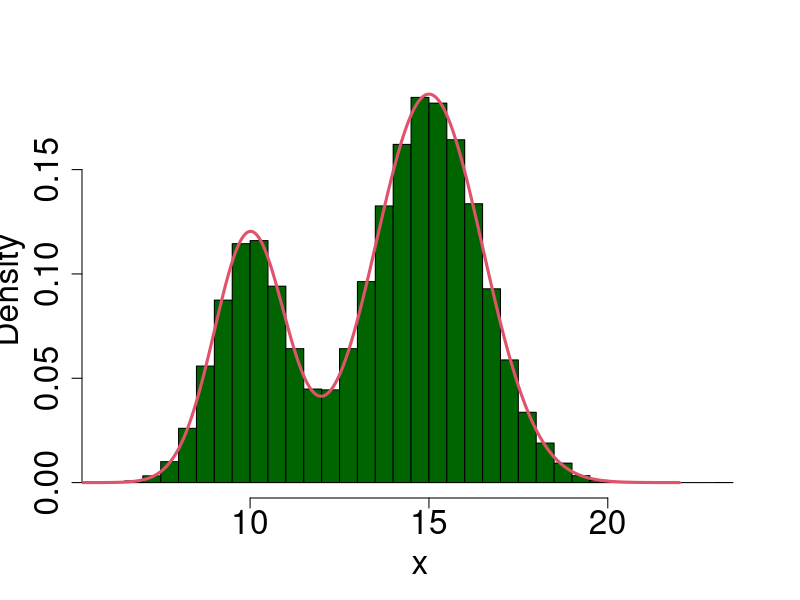

This chart was generated by the following R code:
# rm(list=ls())
#====================================================
# Exemplo para gerar de uma mistura discreta de 
# duas normais 
#====================================================
set.seed(12345)
n      <- 100000 # Tamanho da amostra
omega  <- 0.3
mu1    <- 10
sigma1 <- 1
mu2    <- 15
sigma2 <- 1.5
y      <- rbinom(n,1,omega)
mu     <- y*mu1    + (1-y)*mu2
sigma  <- y*sigma1 + (1-y)*sigma2
x      <- rnorm(n,mu,sigma)  

x11()
hist(x,nclass=50,prob=T,main="",cex.axis=2,cex.lab=2,col="darkgreen")
xseq <- seq(5,22,length=1000)
yseq <- omega*dnorm(xseq,mu1,sigma1)+(1-omega)*dnorm(xseq,mu2,sigma2)
lines(xseq,yseq,col=2,lwd=3)

#====================================================
# Fim
#====================================================
